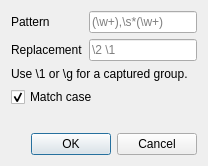
<?xml version="1.0" encoding="UTF-8"?>
<ui version="4.0">
 <class>RegexDialog</class>
 <widget class="QDialog" name="RegexDialog">
  <property name="windowTitle">
   <string>Regular expression replacement</string>
  </property>
  <layout class="QFormLayout" name="form_layout">
   <item row="0" column="0">
    <widget class="QLabel" name="pattern_label">
     <property name="text">
      <string>Pattern</string>
     </property>
    </widget>
   </item>
   <item row="0" column="1">
    <widget class="QLineEdit" name="pattern">
     <property name="placeholderText">
      <string>(\w+),\s*(\w+)</string>
     </property>
    </widget>
   </item>
   <item row="1" column="0">
    <widget class="QLabel" name="replacement_label">
     <property name="text">
      <string>Replacement</string>
     </property>
    </widget>
   </item>
   <item row="1" column="1">
    <widget class="QLineEdit" name="replacement">
     <property name="placeholderText">
      <string>\2 \1</string>
     </property>
    </widget>
   </item>
   <item row="2" column="0" colspan="2">
    <widget class="QLabel" name="capture_hint">
     <property name="text">
      <string>Use \1 or \g&lt;name&gt; for a captured group.</string>
     </property>
    </widget>
   </item>
   <item row="3" column="0" colspan="2">
    <widget class="QCheckBox" name="match_case">
     <property name="text">
      <string>Match case</string>
     </property>
     <property name="checked">
      <bool>true</bool>
     </property>
    </widget>
   </item>
   <item row="4" column="0" colspan="2">
    <widget class="QLabel" name="error">
     <property name="wordWrap">
      <bool>true</bool>
     </property>
    </widget>
   </item>
   <item row="5" column="0" colspan="2">
    <widget class="QDialogButtonBox" name="buttons">
     <property name="standardButtons">
      <set>QDialogButtonBox::StandardButton::Cancel|QDialogButtonBox::StandardButton::Ok</set>
     </property>
    </widget>
   </item>
  </layout>
 </widget>
 <resources/>
 <connections/>
</ui>
